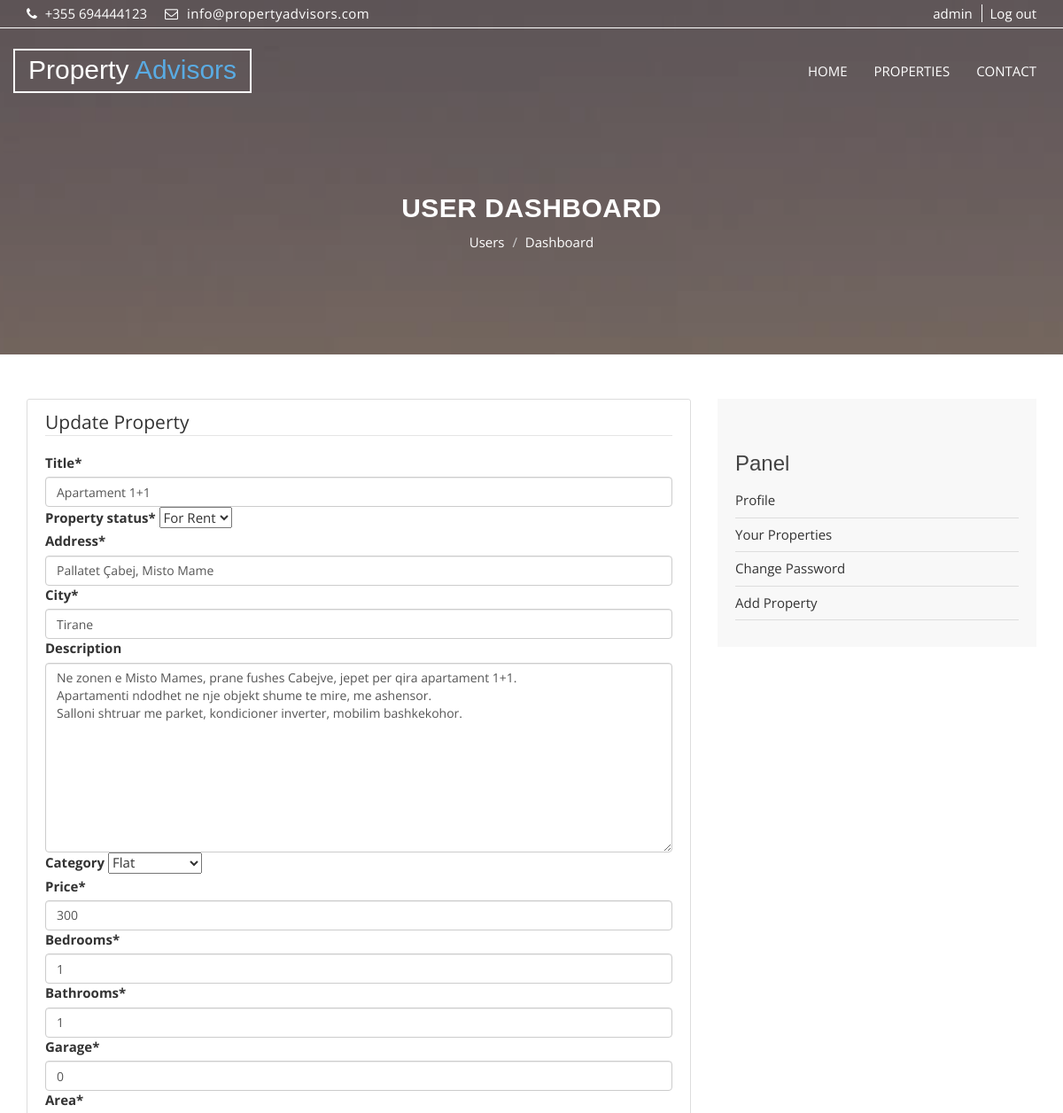
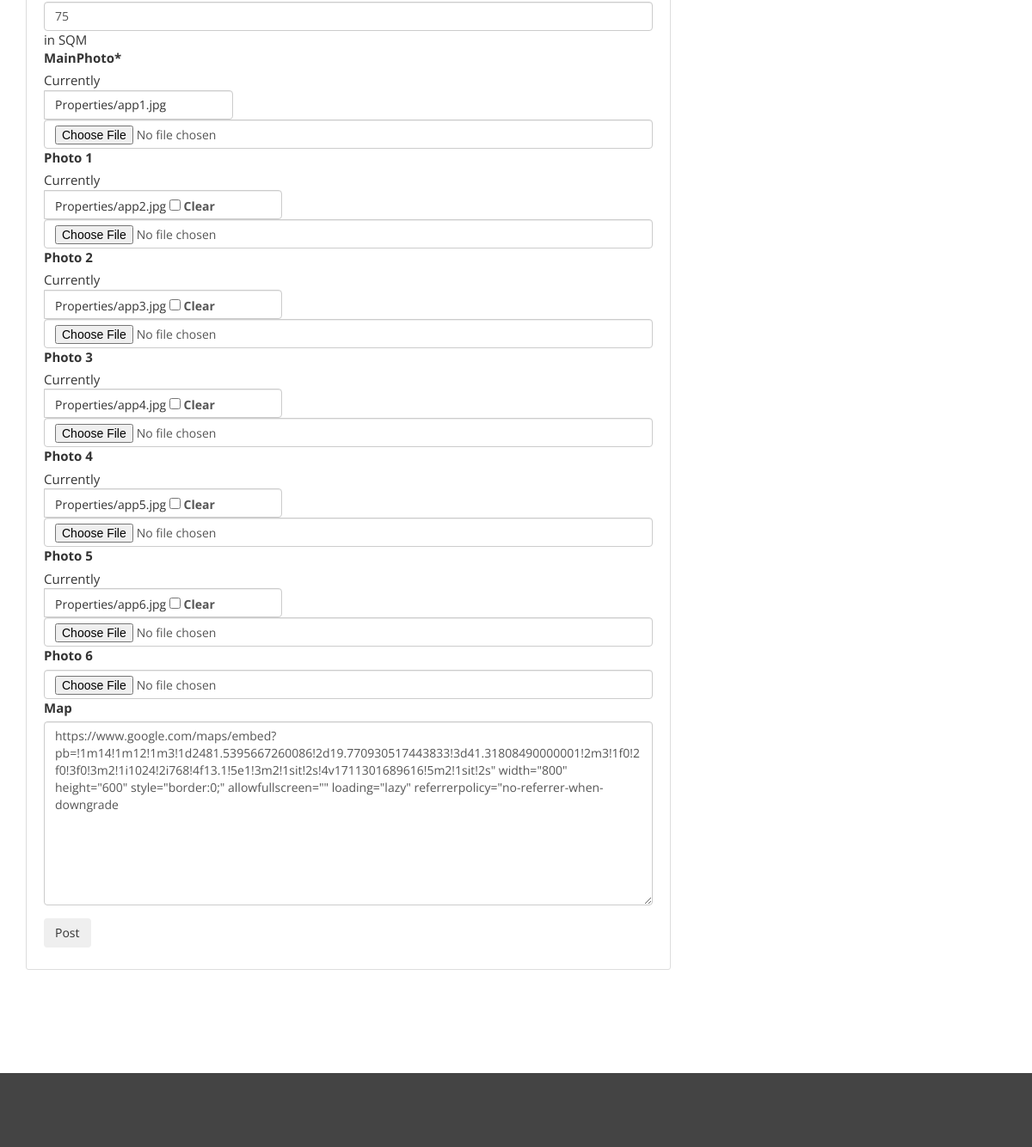
/accounts/post/30/update/ (signed in), run on the app's committed database (2 pictures, top to bottom).
### property/models.py (models this page shows, shortened)
class Property(models.Model):
    property_choices = [
        ('FS', 'For Sale'),
        ('FR', 'For Rent'),
    ]
    author = models.ForeignKey(User, on_delete=models.CASCADE, null=True)
    title = models.CharField(max_length=255, verbose_name="Title")
    property_status = models.CharField(max_length=2, choices=property_choices, verbose_name="Property status")
    address = models.CharField(max_length=255, verbose_name="Address")
    city = models.CharField(max_length=255, verbose_name="City")
    description = models.TextField(blank=True, verbose_name='Description')
    category = models.ForeignKey("Category", related_name="property", verbose_name="Category", on_delete=models.CASCADE,
                                 blank=True, null=True)
    price = models.PositiveIntegerField(verbose_name='Price')
    bedrooms = models.PositiveIntegerField(verbose_name='Bedrooms', default=0)
    bathrooms = models.PositiveIntegerField(verbose_name='Bathrooms', default=0)
    garage = models.PositiveIntegerField(default=0, verbose_name='Garage')
    sqm = models.PositiveIntegerField(verbose_name = "Area", help_text = 'in SQM')
    MainPhoto = models.ImageField(upload_to="Properties/")
    photo_1 = models.ImageField(upload_to="Properties/", blank=True, null=True)
    photo_2 = models.ImageField(upload_to="Properties/", blank=True, null=True)
    photo_3 = models.ImageField(upload_to="Properties/", blank=True, null=True)
    photo_4 = models.ImageField(upload_to="Properties/", blank=True, null=True)
    photo_5 = models.ImageField(upload_to="Properties/", blank=True, null=True)
    photo_6 = models.ImageField(upload_to="Properties/", blank=True, null=True)
    scr_map=models.TextField(blank=True, verbose_name='Map')
    views = models.IntegerField(default=0)
    pub_date = models.DateTimeField(auto_now_add=True)
    update_date = models.DateTimeField(auto_now=True, auto_now_add=False)
    class Meta:
        ordering = ('-pub_date',)
        verbose_name = 'Property'
        verbose_name_plural = 'Properties'

class Category(models.Model):
    title = models.CharField(verbose_name="Title", max_length=50)
    slug = models.SlugField(verbose_name="Slug")
    class Meta:
        verbose_name_plural = "Categories"
    def __str__(self):
        return self.title

### users/views.py (the view, shortened to what this page needs)
# urls.py: path('post/<int:pk>/update/', views.PropertyUpdateView.as_view(), name='property-update'),
class PropertyUpdateView(LoginRequiredMixin, SuccessMessageMixin, UserPassesTestMixin, UpdateView):
    model = Property
    template_name = "users/property-create-update.html"
    fields = FIELDS
    success_message = "Your property has been updated successfully!"
    def test_func(self):
        property = self.get_object()
        if self.request.user == property.author:
            return True
        return False

### property/context_processors.py (called while the page is built)
def global_context(request):
    if resolve(request.path_info).app_name == "property":
        categories = Category.objects.all()
        property_choices = dict(Property.property_choices)
        return {"categories": categories, "property_choices": property_choices}
    return {}

### users/templates/users/property-create-update.html (shortened to what this page needs)
{%extends 'base.html' %}
{%load static %}
{%load crispy_forms_tags %}
{%block content %}
    <section id="aa-property-header">
    <div class="container">
        <div class="row">
        <div class="col-md-12">
            <div class="aa-property-header-inner">
            <h2>User Dashboard</h2>
            <ol class="breadcrumb">
            <li><a href="#">Users</a></li>
            <li class="active">Dashboard</li>
            </ol>
            </div>
        </div>
        </div>
    </div>
    </section>
    <section id="aa-blog">
        <div class="container">
            <div class="row">
                <div class="col-md-12">
                    <div class="aa-blog-area">
                        <div class="row">
                            <div class="col-md-8">
                                <div class="content-section">
                                    <form method="POST" enctype="multipart/form-data">
                                        <fieldset class="form-group">
                                        {% if request.resolver_match.url_name == "create-property" %}
                                            <legend class="border-bottom mb-4">New Property</legend>
                                        {%else%}
                                            <legend class="border-bottom mb-4">Update Property</legend>
                                        {%endif%}
                                            {{ form|crispy }}
                                        </fieldset>
                                        <div class="form-group">
                                            <button class="btn btn-outline-info" type="submit">Post</button>
                                        </div>
                                    </form>
                                </div>
                            </div>
                            {%include 'users/profile-sidebar.html'%}
                        </div>
                    </div>
                </div>
            </div>
        </div>
    </section>
{%endblock content%}

### templates/base.html (shortened to what this page needs)
{% load static %}
{%load humanize%}
<!DOCTYPE html>
<html lang="en">
  <head>
    <link href="{% static 'css/font-awesome.css' %}" rel="stylesheet">
    <link href="{% static 'css/bootstrap.css'%}" rel="stylesheet">
    <link rel="stylesheet" type="text/css" href="{% static 'css/slick.css' %}">
    <link rel="stylesheet" type="text/css" href="{% static 'css/nouislider.css' %}">
    <link rel="stylesheet" href="{% static 'css/jquery.fancybox.css' %}" type="text/css" media="screen" />
    <link id="switcher" href="{% static 'css/theme-color/default-theme.css' %}" rel="stylesheet">
    <link href="{% static 'css/style.css' %}" rel="stylesheet">
  </head>
  <body class="aa-price-range">
  <header id="aa-header">
    <div class="container">
      <div class="row">
        <div class="col-md-12">
          <div class="aa-header-area">
            <div class="row">
              <div class="col-md-6 col-sm-6 col-xs-6">
                <div class="aa-header-left">
                  <div class="aa-telephone-no">
                    <span class="fa fa-phone"></span>
                    +355 694444123
                  </div>
                  <div class="aa-email hidden-xs">
                    <span class="fa fa-envelope-o"></span> info@propertyadvisors.com
                  </div>
                </div>
              </div>
              <div class="col-md-6 col-sm-6 col-xs-6">
                <div class="aa-header-right">
                {%if user.is_authenticated%}
                  <a href="{%url 'users:profile' user.username%}" class="aa-register">{{user.get_username}}</a>
                  <a href="{%url 'users:logout'%}" class="aa-login">Log out</a>
                {%else%}
                  <a href="{%url 'users:register'%}" class="aa-register">Register</a>
                  <a href="{%url 'users:login'%}" class="aa-login">Login</a>
                {%endif%}
                </div>
              </div>
            </div>
          </div>
        </div>
      </div>
    </div>
  </header>
  <section id="aa-menu-area">
    <nav class="navbar navbar-default main-navbar" role="navigation">
      <div class="container">
        <div class="navbar-header">
           <a class="navbar-brand aa-logo" href="{% url 'property:Home-Page' %}"> Property <span>Advisors</span></a>
        </div>
        <div id="navbar" class="navbar-collapse collapse">
          <ul id="top-menu" class="nav navbar-nav navbar-right aa-main-nav">
            <li class="{% if request.resolver_match.url_name == "property:Home-Page" %}active{% endif %}"><a href="{% url 'property:Home-Page' %}">HOME</a></li>
            <li class="{% if request.resolver_match.url_name == "property:Properties-List" %}active{% endif %}"><a href="{% url 'property:Properties-List'%}">PROPERTIES</a></li>
            <li class="{% if request.resolver_match.url_name == "contact" %}active{% endif %}"><a href="{%url 'contact'%}">CONTACT</a></li>
          </ul>
        </div>
      </div>
    </nav>
  </section>
  {% block content %}
  {% endblock %}
  <footer id="aa-footer">
    <div class="container">
      <div class="row">
        <div class="col-md-12">
        <div class="aa-footer-area">
          <div class="row">
            <div class="col-md-3 col-sm-6 col-xs-12">
              <div class="aa-footer-left">
               <p>Designed by Ledia</p>
              </div>
            </div>
          </div>
        </div>
      </div>
      </div>
    </div>
  </footer>
  </body>
</html>

### static/css/theme-color/default-theme.css (style rules this page uses)
h2 { color: #59abe3; }
#aa-menu-area .main-navbar .navbar-header .aa-logo span { color: #59abe3; }
#aa-property-header .aa-property-header-inner .breadcrumb li.active { color: #59abe3; }

### data on the page
Property: title "Apartament 1+1", property_status "For Rent", address "Pallatet Çabej, Misto Mame", city "Tirane", description "Ne zonen e Misto Mames, prane fushes Cabejve, jepet per qira apartament 1+1. Apartamenti ndodhet ne nje objekt shume te mire, me ashensor. Salloni shtruar me parket, kondicioner inverter, mobilim bashkekohor.", category "Flat", price "300", bedrooms "1", bathrooms "1", garage "0", sqm "75", scr_map "https://www.google.com/maps/embed?pb=!1m14!1m12!1m3!1d2481.5395667260086!2d19.770930517443833!3d41.31808490000001!2m3!1f0!2f0!3f0!3m2!1i1024!2i768!4f13.1!5e1!3m2!1sit!2s!4v1711301689616!5m2!1sit!2s\" width=\"800\" height=\"600\" style=\"border:0;\" allowfullscreen=\"\" loading=\"lazy\" referrerpolicy=\"no-referrer-when-downgrade"

### other printed values
{{ user.get_username }} "admin"
